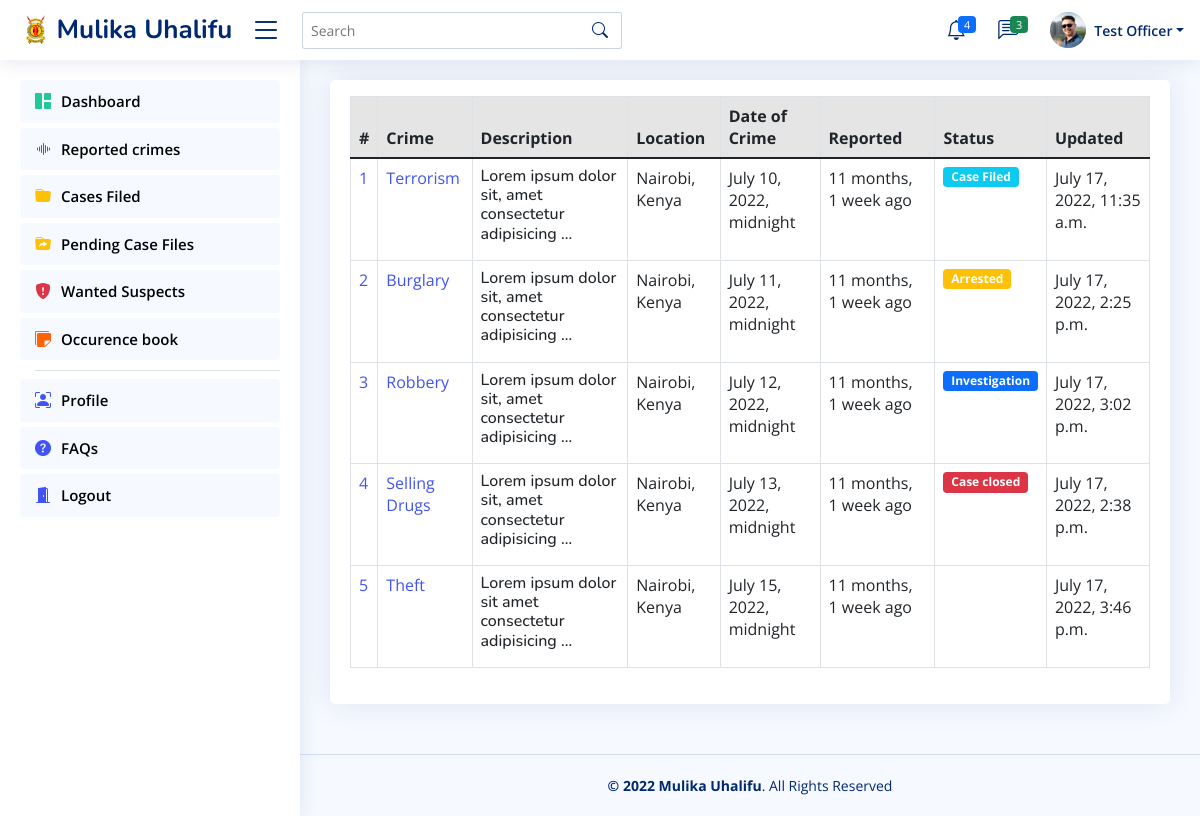
Screenshot of /officials/reported-crimes/ (signed in) with the database file from the repository.
### officers/models.py (models this page shows, shortened)
class OfficialsProfile(models.Model):
    id = models.CharField(primary_key=True, editable=False, unique=True, max_length=12)
    officer = models.OneToOneField(User, on_delete=models.CASCADE, editable=False)
    officer_no = models.CharField(max_length=30, blank=False, unique=True)
    police_post = models.CharField(max_length=30, blank=False)
    rank = models.CharField(max_length=30, blank=False)
    phone_no = models.CharField(max_length=14, blank=False)
    dp = models.ImageField(upload_to='Officer-Dps', default='officer.png', blank=False)
    gender = models.CharField(max_length=7, blank=False)
    dob = models.DateField(null=True, blank=False)
    age = models.PositiveIntegerField(default=0)
    created = models.DateTimeField(auto_now_add=True)
    updated = models.DateTimeField(auto_now=True)
    class Meta:
        verbose_name_plural = 'Officials'
        ordering = ['officer']

class CrimeReported(models.Model):
    reported_by = models.CharField(max_length=100, editable=False)
    case_file_no = models.CharField(primary_key=True, editable=False, unique=True, max_length=17)
    suspect_name = models.CharField(max_length=100)
    type_of_crime = models.CharField(max_length=30, blank=False)
    location = models.CharField(max_length=100, blank=False)
    description = models.TextField(blank=False)
    date_of_crime = models.DateTimeField(blank=False)
    crime_status = models.CharField(max_length=50, blank=False)
    crime_reported = models.DateTimeField(auto_now_add=True)
    status_updated = models.DateTimeField(auto_now=True)
    class Meta:
        verbose_name_plural = 'Crimes Reported'

### officers/views.py (the view)
# urls.py: path('reported-crimes/', views.reported_crimes, name='reported_crimes'),
@login_required(login_url='official_login')
def reported_crimes(request):
    r_crimes = CrimeReported.objects.filter(location__contains=request.user.officialsprofile.police_post).all()
    context = {'reported_crimes': r_crimes}
    return render(request, 'officers/crimes.html', context)

### officers/templates/officers/crimes.html (shortened to what this page needs)
{% extends 'officers/base.html' %}{% block title %}Reported Crimes{% endblock %}
    {% block content %}
    <main class="main" id="main">
        <section class="section dashboard">
            <div class="row">
                <div class="col-xl-12">
                    <div class="card pt-3">
                        <div class="card-body table-responsive">
                            <table class="table table-bordered table-condensed table-hover">
                                <thead>
                                    <tr class="table-active">
                                        <th scope="col">#</th>
                                        <th scope="col">Crime</th>
                                        <th scope="col">Description</th>
                                        <th scope="col">Location</th>
                                        <th scope="col">Date of Crime</th>
                                        <th scope="col">Reported</th>
                                        <th scope="col">Status</th>
                                        <th scope="col">Updated</th>
                                    </tr>
                                </thead>
                                <tbody>
                                    {% for crime in reported_crimes %}
                                    <tr>
                                        <td scope="row"><a href="{% url 'case_file' crime.case_file_no crime.suspect_name %}">{{forloop.counter}}</a></td>
                                        <td>{% if crime.crime_status is not None %}<a href="{% url 'file_reported_crime' crime.case_file_no crime.suspect_name %}">{{crime.type_of_crime}}</a>{% else %}{{crime.type_of_crime}}{% endif %}</td>
                                        <td><h6>{{crime.description|truncatewords:7}}</h6></td>
                                        <td>{{crime.location}}</td>
                                        <td>{{crime.date_of_crime}}</td>
                                        <td>{{crime.crime_reported|timesince}} ago</td>
                                        <td>{% if crime.crime_status == 'File Case' %}<span class="badge bg-info">Case Filed</span>{% elif crime.crime_status == 'Police carrying out investigation' %}<span class="badge bg-primary">Investigation</span>{% elif crime.crime_status == 'Suspect(s) Arrested' %}<span class="badge bg-warning">Arrested</span>{% elif crime.crime_status == 'Suspect(s) Interrogated' %}<span class="badge bg-success">Interrogating</span>{% elif crime.crime_status == 'Suspect(s) Sentenced' %}<span class="badge bg-primary">Jailed</span>{% elif crime.crime_status %}<span class="badge bg-danger">Case closed</span>{% endif %}</td>
                                        <td>{{crime.status_updated}}</td>
                                    </tr>
                                    {% endfor %}
                                </tbody>
                            </table>
                        </div>
                    </div>
                </div>
            </div>
        </section>
    </main>
    {% endblock %}

### officers/templates/officers/base.html (shortened to what this page needs)
{% load static %}
    <link href="{% static 'bootstrap.min.css' %}" rel="stylesheet">
    <link href="{% static 'bootstrap-icons.css' %}" rel="stylesheet">
    <link href="{% static 'boxicons.min.css' %}" rel="stylesheet">
    <link href="{% static 'quill.snow.css' %}" rel="stylesheet">
    <link href="{% static 'quill.bubble.css' %}" rel="stylesheet">
    <link href="{% static 'remixicon.css' %}" rel="stylesheet">
    <link href="{% static 'style.css' %}" rel="stylesheet">
    <link href="{% static 'style.css' %}" rel="stylesheet">
    <header id="header" class="header fixed-top d-flex align-items-center">
        <div class="d-flex align-items-center justify-content-between">
            {% if user.is_authenticated %}<a href="{% url 'homepage' %}" class="logo d-flex align-items-center">
                <img src="{% static 'logo.png' %}" alt="logo">
                <span class="d-none d-lg-block">Mulika Uhalifu</span>
            </a>{% else %}<a href="{% url 'official_login' %}" class="logo d-flex align-items-center">
                <img src="{% static 'logo.png' %}" alt="logo">
                <span class="d-none d-lg-block">Mulika Uhalifu</span>
            </a>{% endif %}
            {% if user.is_authenticated %}<i class="bi bi-list toggle-sidebar-btn"></i>{% endif %}
        </div>
        {% if user.is_authenticated %}
        <div class="search-bar">
            <form class="search-form d-flex align-items-center mt-3" method="POST" action="#">
                <input type="text" name="query" placeholder="Search" title="Enter search keyword">
                <button type="submit" title="Search"><i class="bi bi-search"></i></button>
            </form>
        </div>
        {% endif %}
        {% if user.is_authenticated %}
        <nav class="header-nav ms-auto">
            <ul class="d-flex align-items-center">
                <li class="nav-item dropdown">
                    <a class="nav-link nav-icon" href="#" data-bs-toggle="dropdown">
                        <i class="bi bi-bell"></i>
                        <span class="badge bg-primary badge-number">4</span>
                    </a>
                </li>
                <li class="nav-item dropdown">
                    <a class="nav-link nav-icon" href="#" data-bs-toggle="dropdown">
                        <i class="bi bi-chat-left-text"></i>
                        <span class="badge bg-success badge-number">3</span>
                    </a>
                </li>
                <li class="nav-item dropdown pe-3">
                    <a class="nav-link nav-profile d-flex align-items-center pe-0" href="#" data-bs-toggle="dropdown">
                        <img src="{{user.officialsprofile.dp.url}}" alt="Profile" class="rounded-circle">
                        <span class="d-none d-md-block dropdown-toggle ps-2">{{user.officialsprofile.officer|title}}</span>
                    </a>
                </li>
            </ul>
        </nav>
        {% endif %}
    </header>
    {% if user.is_authenticated %}
    <aside id="sidebar" class="sidebar">
        <ul class="sidebar-nav" id="sidebar-nav">
            <li class="nav-item">
                <a class="nav-link " href="{% url 'homepage' %}">
                <i class="bi bi-grid-1x2-fill"></i>
                <span>Dashboard</span>
                </a>
            </li>
            {% if user.officialsprofile.officer_no != "" and user.officialsprofile.police_post != "" and user.officialsprofile.rank != "" %}
            <li class="nav-item">
                <a class="nav-link" href="{% url 'reported_crimes' %}">
                    <i class="bi bi-soundwave"></i><span>Reported crimes</span>
                </a>
            </li>
            <li class="nav-item">
                <a class="nav-link" href="{% url 'filed_cases' %}">
                <i class="bi bi-folder-fill"></i><span>Cases Filed</span>
                </a>
            </li>
            <li class="nav-item">
                <a class="nav-link" href="{% url 'unfiled_cases' %}">
                    <i class="bi bi-folder-symlink-fill"></i><span>Pending Case Files</span>
                </a>
            </li>
            <li class="nav-item">
                <a class="nav-link" href="{% url 'wanted_suspects' %}">
                    <i class="bi bi-shield-fill-exclamation"></i><span>Wanted Suspects</span>
                </a>
            </li>
            <li class="nav-item">
                <a class="nav-link" href="{% url 'ob' user.officialsprofile.police_post %}">
                <i class="bi bi-stickies-fill"></i><span>Occurence book</span>
                </a>
            </li>
            {% endif %}
            <li class="nav-heading"><hr class="dropdown-divider"></li>
            <li class="nav-item">
                <a class="nav-link" href="{% url 'my_profile' %}">
                <i class="bi bi-person-bounding-box"></i>
                {% if user.officialsprofile.officer == "" and user.officialsprofile.officer_no == "" and user.officialsprofile.rank == "" %} <i class="bi bi-exclamation-triangle-fill"></i><span>Update your Profile</span>{% else %} <span>Profile</span>{% endif %}
                </a>
            </li>
            <li class="nav-item">
                <a class="nav-link" href="{% url 'my_profile' %}">
                <i class="bi bi-question-circle-fill"></i>
                <span>FAQs</span>
                </a>
            </li>
            <li class="nav-item">
                <a class="nav-link" data-bs-target="#icons-nav" data-bs-toggle="collapse" href="#">
                <i class="bi bi-door-open-fill"></i><span>Logout</span>
                </a>
            </li>
        </ul>
    </aside>
    {% endif %}
    {% block content %}
    {% endblock %}
    {% if user.is_authenticated %}
    <footer id="footer" class="footer">
        <div class="copyright">
            <strong>&copy; 2022 <span>Mulika Uhalifu</span></strong>. All Rights Reserved
        </div>
    </footer>
    {% else %}
    <footer class="footer mt-3">
        <div class="copyright h-0">
            <strong>&copy; 2022 <span>Mulika Uhalifu</span></strong>. All Rights Reserved
        </div>
    </footer>
    {% endif %}

### static/officers/css/style.css (style rules this page uses)
a { color: #4154f1; text-decoration: none; }
h1, h2, h3, h4, h5, h6 { font-family: "Nunito", sans-serif; }
#main { margin-top: 60px; padding: 20px 30px; transition: all 0.3s; }
.card { margin-bottom: 30px; border: none; border-radius: 5px; box-shadow: 0px 0 30px rgba(1, 41, 112, 0.1); }
.card-body { padding: 0 20px 20px 20px; }
.logo { line-height: 1; }
@media (min-width: 1200px) { .logo { width: 220px; } }
.logo img { max-height: 35px; margin-right: 6px; }
.logo span { font-size: 26px; font-weight: 700; color: #012970; font-family: "Nunito", sans-serif; }
.header { transition: all 0.5s; z-index: 997; height: 60px; box-shadow: 0px 2px 20px rgba(1, 41, 112, 0.1); background-color: #fff; padding-left: 20px; }
.header .toggle-sidebar-btn { font-size: 32px; padding-left: 10px; cursor: pointer; color: #012970; }
.header .search-bar { min-width: 360px; padding: 0 20px; }
.header .search-form { width: 100%; }
.header .search-form input { border: 0; font-size: 14px; color: #012970; border: 1px solid rgba(1, 41, 112, 0.2); padding: 7px 38px 7px 8px; border-radius: 3px; transition: 0.3s; width: 100%; }
.header .search-form button { border: 0; padding: 0; margin-left: -30px; background: none; }
.header .search-form button i { color: #012970; }
.header-nav ul { list-style: none; }
.header-nav > ul { margin: 0; padding: 0; }
.header-nav .nav-icon { font-size: 20px; color: #012970; }
.header-nav .nav-profile { color: #012970; }
.header-nav .nav-profile img { max-height: 36px; }
.header-nav .nav-profile span { font-size: 14px; font-weight: 600; }
.header-nav .badge-number { position: absolute; inset: 4px 6px auto auto; font-weight: normal; font-size: 11px; padding: 3px 6px; }
.sidebar { position: fixed; top: 60px; left: 0; bottom: 0; width: 300px; z-index: 996; transition: all 0.3s; padding: 20px; overflow-y: auto; scrollbar-width: thin; scrollbar-color: #aab7cf transparent; box-shadow: 0px 0px 20px rgba(1, 41, 112, 0.1); background-color: #fff; }
@media (min-width: 1200px) { #main, #footer { margin-left: 300px; } }
.sidebar-nav { padding: 0; margin: 0; list-style: none; }
.sidebar-nav li { padding: 0; margin: 0; list-style: none; }
.sidebar-nav .nav-item { margin-bottom: 5px; }
.sidebar-nav .nav-heading { font-size: 11px; text-transform: uppercase; color: #899bbd; font-weight: 600; margin: 10px 0 5px 15px; }
.sidebar-nav .nav-link { display: flex; align-items: center; font-size: 15px; font-weight: 600; color: black; transition: 0.3; background: #f6f9ff; padding: 10px 15px; border-radius: 4px; }
.sidebar-nav .nav-link i { font-size: 16px; margin-right: 10px; color: #4154f1; }
.sidebar-nav .nav-link .bi-folder-fill { font-size: 16px; margin-right: 10px; color: #ffc107; }
.sidebar-nav .nav-link .bi-folder-symlink-fill { font-size: 16px; margin-right: 10px; color: #ffc107; }
.sidebar-nav .nav-link .bi-grid-1x2-fill { font-size: 16px; margin-right: 10px; color: #20c997; }
.sidebar-nav .nav-link .bi-stickies-fill { font-size: 16px; margin-right: 10px; color: #ff6207; }
.sidebar-nav .nav-link .bi-shield-fill-exclamation { font-size: 16px; margin-right: 10px; color: #dc3545; }
.footer { padding: 20px 0; font-size: 14px; transition: all 0.3s; border-top: 1px solid #cddfff; }
.footer .copyright { text-align: center; color: #012970; }

### rows the page displays
CrimeReported: type_of_crime "Terrorism", description "Lorem ipsum dolor sit, amet consectetur adipisicing …", location "Nairobi, Kenya", date_of_crime "July 10, 2022, midnight", crime_reported "11 months, 1 week", crime_status "Case Filed", status_updated "July 17, 2022, 11:35 a.m."
CrimeReported: type_of_crime "Burglary", description "Lorem ipsum dolor sit, amet consectetur adipisicing …", location "Nairobi, Kenya", date_of_crime "July 11, 2022, midnight", crime_reported "11 months, 1 week", shows "Arrested", status_updated "July 17, 2022, 2:25 p.m."
CrimeReported: type_of_crime "Robbery", description "Lorem ipsum dolor sit, amet consectetur adipisicing …", location "Nairobi, Kenya", date_of_crime "July 12, 2022, midnight", crime_reported "11 months, 1 week", shows "Investigation", status_updated "July 17, 2022, 3:02 p.m."
CrimeReported: type_of_crime "Selling Drugs", description "Lorem ipsum dolor sit, amet consectetur adipisicing …", location "Nairobi, Kenya", date_of_crime "July 13, 2022, midnight", crime_reported "11 months, 1 week", crime_status "Case closed", status_updated "July 17, 2022, 2:38 p.m."
CrimeReported: type_of_crime "Theft", description "Lorem ipsum dolor sit amet consectetur adipisicing …", location "Nairobi, Kenya", date_of_crime "July 15, 2022, midnight", crime_reported "11 months, 1 week", status_updated "July 17, 2022, 3:46 p.m."

### other values shown
{{ user.officialsprofile.officer|title }} "Test Officer"
